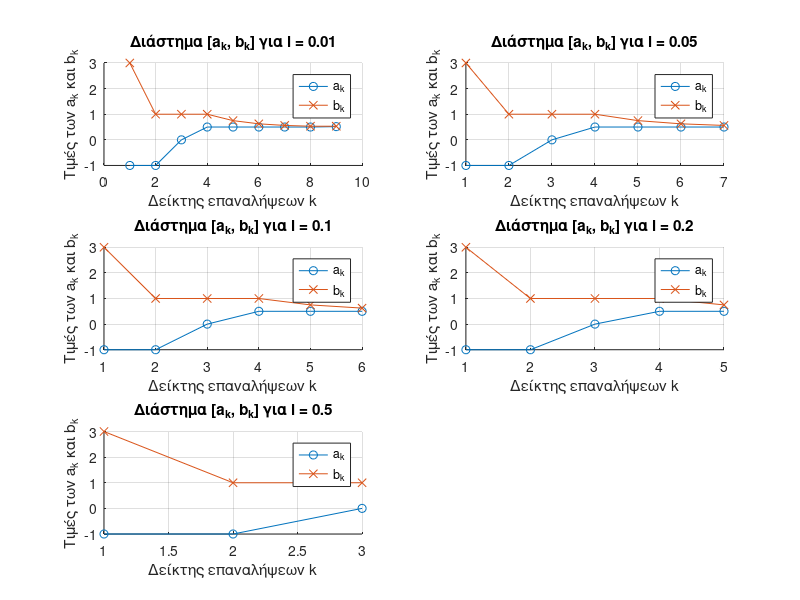

Write the MATLAB code that produced this figure.
% Ορισμός της συνάρτησης f3 και της παραγώγου της
f3 = @(x) exp(x) .* (x.^3 - 1) + (x - 1) .* sin(x);
df3 = @(x) exp(x) .* (x.^3 - 1) + 3 * x.^2 .* exp(x) + (x - 1) .* cos(x) + sin(x); % Παράγωγος της f3

% Αρχικό διάστημα [a, b] και τιμές l για τη μελέτη
a = -1;
b = 3;
l_values = [0.01, 0.05, 0.1, 0.2, 0.5]; % Διάφορες τιμές ακρίβειας l

% Για κάθε τιμή του l, αποθηκεύουμε τα διαστήματα (α_k, β_k) και τις επαναλήψεις
figure;
for l_idx = 1:length(l_values)
    l = l_values(l_idx);
    alpha = a; % Αρχική τιμή α
    beta = b;  % Αρχική τιμή β
    computations = 0; % Αριθμός υπολογισμών της f3
    
    % Αποθήκευση τιμών των α_k και β_k
    a_vals = [];
    b_vals = [];
    
    % Επαναληπτική διαδικασία διχοτόμου
    while (beta - alpha) > l
        x_k = (alpha + beta) / 2; % Υπολογισμός του x_k
        f_k = f3(x_k); % Υπολογισμός της f3(x_k)
        computations = computations + 1; % Αύξηση του μετρητή υπολογισμών
        
        % Αποθήκευση των άκρων του διαστήματος
        a_vals = [a_vals, alpha];
        b_vals = [b_vals, beta];
        
        % Υπολογισμός της παραγώγου στη θέση x_k
        df_k = df3(x_k); 
        
        if abs(df_k) < 1e-5 % Αν η παράγωγος είναι κοντά στο 0, τερματίζουμε
            break;
        elseif df_k > 0 % Εάν η παράγωγος είναι θετική
            beta = x_k; % Νέο εύρος [α, x_k]
        else % Εάν η παράγωγος είναι αρνητική
            alpha = x_k; % Νέο εύρος [x_k, β]
        end
    end
    
    % Γραφική παράσταση των τιμών (k, a_k) και (k, b_k) για το συγκεκριμένο l
    subplot(ceil(length(l_values)/2), 2, l_idx); % Υποπλοκή για κάθε l
    hold on;
    plot(1:computations, a_vals, '-o', 'DisplayName', 'a_k');
    plot(1:computations, b_vals, '-x', 'DisplayName', 'b_k');
    hold off;
    xlabel('Δείκτης επαναλήψεων k');
    ylabel('Τιμές των a_k και b_k');
    title(['Διάστημα [a_k, b_k] για l = ', num2str(l)]);
    legend;
    grid on;
end
